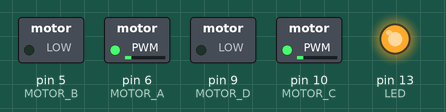
Simulated run of this sketch. Board: Arduino Uno, built with avr-gcc and run on an emulated ATmega328P. On the bench: switched loads named in the sketch (green lamp = pin HIGH), output pins drawn as LEDs (lit = HIGH).

Above: at 0.05 s.
At 6.75 s:
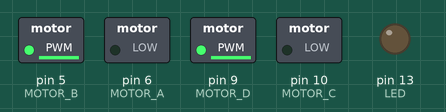
Timing chart, 0 to 8.8 s (numbered marks = the images above):
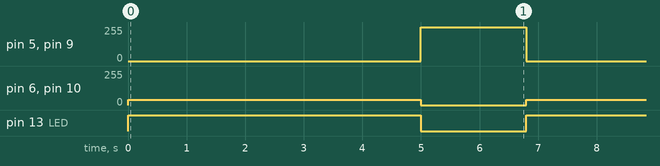

Measured:
- by itself, pin 5 (MOTOR_B), pin 9 (MOTOR_D): alternates 254/255 for 1.8 s and 0/255 for 5.0 s
- by itself, pin 6 (MOTOR_A), pin 10 (MOTOR_C): alternates 40/255 for 5.0 s and 0/255 for 1.8 s
- by itself, pin 13 (LED): alternates HIGH for 5.0 s and LOW for 1.8 s

The sketch:

MD_kurukuru.ino
```cpp
#define MOTOR_A 6
#define MOTOR_B 5
#define MOTOR_C 10
#define MOTOR_D 9

//#define MOTOR_A 5
//#define MOTOR_B 6
//#define MOTOR_C 9
//#define MOTOR_D 10

#define LED 13      //LED

// 初期化
void setup(){
  pinMode(MOTOR_A, OUTPUT);   //正転pwm
  pinMode(MOTOR_B, OUTPUT);   //逆転pwm
  pinMode(MOTOR_C, OUTPUT);   //正転pwm
  pinMode(MOTOR_D, OUTPUT);   //逆転pwm
  pinMode(LED, OUTPUT);       //LED
}

// メインループ
void loop() {

  //正転
  analogWrite(MOTOR_A, 40);
  analogWrite(MOTOR_B, 0);
  analogWrite(MOTOR_C, 40);
  analogWrite(MOTOR_D, 0);
  digitalWrite(LED, HIGH);
  delay(5000);


  //逆転
  analogWrite(MOTOR_A, 0);
  analogWrite(MOTOR_B, 254);
  analogWrite(MOTOR_C, 0);
  analogWrite(MOTOR_D, 254);
  digitalWrite(LED, LOW);
  delay(1800);

}
```
